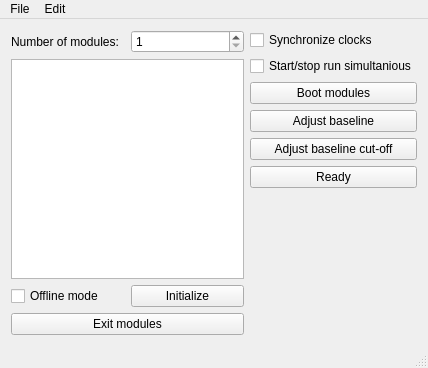
<?xml version="1.0" encoding="UTF-8"?>
<ui version="4.0">
 <class>XIAControl</class>
 <widget class="QMainWindow" name="XIAControl">
  <property name="geometry">
   <rect>
    <x>0</x>
    <y>0</y>
    <width>428</width>
    <height>368</height>
   </rect>
  </property>
  <property name="sizePolicy">
   <sizepolicy hsizetype="Fixed" vsizetype="MinimumExpanding">
    <horstretch>0</horstretch>
    <verstretch>0</verstretch>
   </sizepolicy>
  </property>
  <property name="minimumSize">
   <size>
    <width>428</width>
    <height>368</height>
   </size>
  </property>
  <property name="maximumSize">
   <size>
    <width>428</width>
    <height>10000</height>
   </size>
  </property>
  <property name="windowTitle">
   <string>XIAControl</string>
  </property>
  <widget class="QWidget" name="centralWidget">
   <layout class="QGridLayout" name="gridLayout">
    <item row="0" column="0">
     <layout class="QHBoxLayout" name="horizontalLayout_3">
      <item>
       <layout class="QVBoxLayout" name="verticalLayout">
        <item>
         <layout class="QHBoxLayout" name="horizontalLayout">
          <item>
           <widget class="QLabel" name="label">
            <property name="text">
             <string>Number of modules:</string>
            </property>
           </widget>
          </item>
          <item>
           <widget class="QSpinBox" name="numModSB">
            <property name="minimum">
             <number>1</number>
            </property>
            <property name="maximum">
             <number>24</number>
            </property>
            <property name="value">
             <number>1</number>
            </property>
           </widget>
          </item>
         </layout>
        </item>
        <item>
         <widget class="QTableWidget" name="modTable"/>
        </item>
        <item>
         <layout class="QHBoxLayout" name="horizontalLayout_2">
          <item>
           <widget class="QCheckBox" name="offlineCB">
            <property name="text">
             <string>Offline mode</string>
            </property>
           </widget>
          </item>
          <item>
           <widget class="QPushButton" name="InitButton">
            <property name="text">
             <string>Initialize</string>
            </property>
           </widget>
          </item>
         </layout>
        </item>
        <item>
         <widget class="QPushButton" name="Exit_button">
          <property name="text">
           <string>Exit modules</string>
          </property>
         </widget>
        </item>
       </layout>
      </item>
      <item>
       <layout class="QVBoxLayout" name="verticalLayout_2">
        <item>
         <widget class="QCheckBox" name="syncModCB">
          <property name="text">
           <string>Synchronize clocks</string>
          </property>
         </widget>
        </item>
        <item>
         <widget class="QCheckBox" name="simStCB">
          <property name="text">
           <string>Start/stop run simultanious</string>
          </property>
         </widget>
        </item>
        <item>
         <widget class="QPushButton" name="Boot_button">
          <property name="text">
           <string>Boot modules</string>
          </property>
         </widget>
        </item>
        <item>
         <widget class="QPushButton" name="BLine_button">
          <property name="text">
           <string>Adjust baseline</string>
          </property>
         </widget>
        </item>
        <item>
         <widget class="QPushButton" name="BCut_button">
          <property name="text">
           <string>Adjust baseline cut-off</string>
          </property>
         </widget>
        </item>
        <item>
         <widget class="QPushButton" name="Ready_button">
          <property name="text">
           <string>Ready</string>
          </property>
         </widget>
        </item>
        <item>
         <spacer name="verticalSpacer">
          <property name="orientation">
           <enum>Qt::Vertical</enum>
          </property>
          <property name="sizeHint" stdset="0">
           <size>
            <width>20</width>
            <height>40</height>
           </size>
          </property>
         </spacer>
        </item>
       </layout>
      </item>
     </layout>
    </item>
   </layout>
  </widget>
  <widget class="QStatusBar" name="statusBar"/>
  <widget class="QMenuBar" name="menuBar">
   <property name="geometry">
    <rect>
     <x>0</x>
     <y>0</y>
     <width>428</width>
     <height>25</height>
    </rect>
   </property>
   <widget class="QMenu" name="menuFile">
    <property name="title">
     <string>File</string>
    </property>
    <addaction name="actionOpen_run_settings"/>
    <addaction name="actionSave_experiment_settings"/>
    <addaction name="separator"/>
    <addaction name="actionExit"/>
   </widget>
   <widget class="QMenu" name="menuEdit">
    <property name="title">
     <string>Edit</string>
    </property>
    <addaction name="actionChange_set_file"/>
    <addaction name="actionChange_firmware_file"/>
   </widget>
   <addaction name="menuFile"/>
   <addaction name="menuEdit"/>
  </widget>
  <action name="actionOpen_run_settings">
   <property name="text">
    <string>Open experiment settings</string>
   </property>
  </action>
  <action name="actionSave_experiment_settings">
   <property name="text">
    <string>Save experiment settings</string>
   </property>
  </action>
  <action name="actionExit">
   <property name="text">
    <string>Exit</string>
   </property>
  </action>
  <action name="actionChange_set_file">
   <property name="text">
    <string>Change set file</string>
   </property>
  </action>
  <action name="actionChange_firmware_file">
   <property name="text">
    <string>Change firmware file</string>
   </property>
  </action>
 </widget>
 <layoutdefault spacing="6" margin="11"/>
 <resources/>
 <connections>
  <connection>
   <sender>actionExit</sender>
   <signal>triggered()</signal>
   <receiver>XIAControl</receiver>
   <slot>close()</slot>
   <hints>
    <hint type="sourcelabel">
     <x>-1</x>
     <y>-1</y>
    </hint>
    <hint type="destinationlabel">
     <x>213</x>
     <y>183</y>
    </hint>
   </hints>
  </connection>
 </connections>
</ui>
